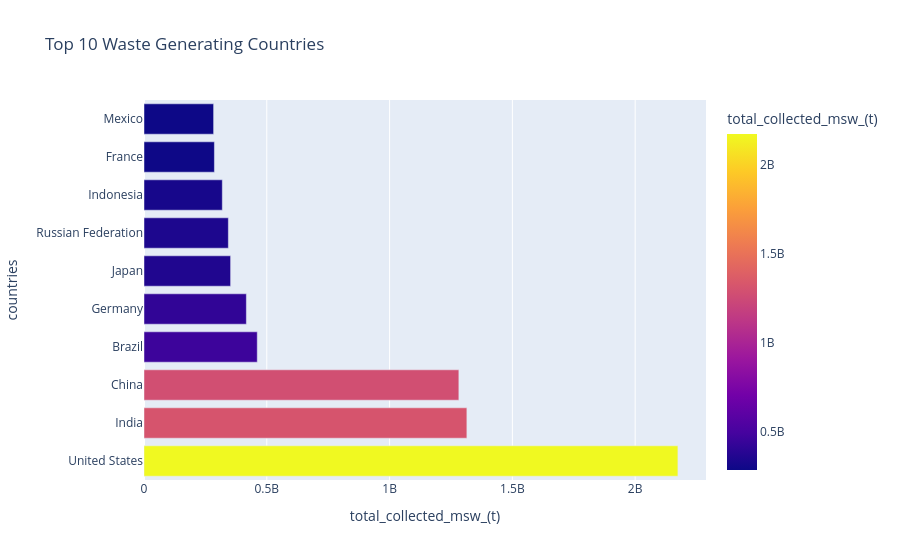

Source (notebook cell):
### Markdown cell above
## 1. Top 10 countries by Waste Generation

### Code cell
import plotly.express as px

# Get top 10
top_10 = df.groupby('countries')['total_collected_msw_(t)'].sum().sort_values(ascending=False).head(10).reset_index()

fig = px.bar(top_10, x='total_collected_msw_(t)', y='countries', orientation='h', 
             title='Top 10 Waste Generating Countries', color='total_collected_msw_(t)')
fig.show()

### Figure 1 — Plotly figure (JSON) as saved in the notebook; plotly's stock layout.template omitted (floating-point values rounded to 4 significant figures)
{"data": [{"alignmentgroup": "True", "hovertemplate": "total_collected_msw_(t)=%{marker.color}<br>countries=%{y}<extra></extra>", "legendgroup": "", "marker": {"color": [2174000000.0, 1315000000.0, 1282000000.0, 461200000.0, 416800000.0, 352600000.0, 343400000.0, 318900000.0, 286700000.0, 283400000.0], "coloraxis": "coloraxis", "pattern": {"shape": ""}}, "name": "", "offsetgroup": "", "orientation": "h", "showlegend": false, "textposition": "auto", "type": "bar", "x": [2174000000.0, 1315000000.0, 1282000000.0, 461200000.0, 416800000.0, 352600000.0, 343400000.0, 318900000.0, 286700000.0, 283400000.0], "xaxis": "x", "y": ["United States", "India", "China", "Brazil", "Germany", "Japan", "Russian Federation", "Indonesia", "France", "Mexico"], "yaxis": "y"}], "layout": {"barmode": "relative", "coloraxis": {"colorbar": {"title": {"text": "total_collected_msw_(t)"}}, "colorscale": [[0, "#0d0887"], [0.1111, "#46039f"], [0.2222, "#7201a8"], [0.3333, "#9c179e"], [0.4444, "#bd3786"], [0.5556, "#d8576b"], [0.6667, "#ed7953"], [0.7778, "#fb9f3a"], [0.8889, "#fdca26"], [1, "#f0f921"]]}, "legend": {"tracegroupgap": 0}, "title": {"text": "Top 10 Waste Generating Countries"}, "xaxis": {"anchor": "y", "domain": [0, 1], "title": {"text": "total_collected_msw_(t)"}}, "yaxis": {"anchor": "x", "domain": [0, 1], "title": {"text": "countries"}}}}
